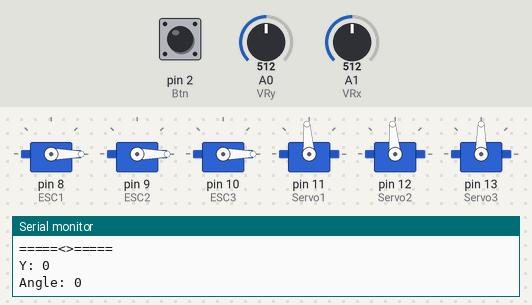
Bench run of a sketch on a simulated Arduino Mega 2560, built with avr-gcc and run on an emulated ATmega2560. Shown: 6 × servo, the last lines printed to the serial monitor. The test bench sets the inputs (shaded band); at power-on: A0 (VRy) = 512, A1 (VRx) = 512, pin 2 (Btn) HIGH.

Above: at 6.2 s.
6.3 s: A0 (VRy) set to 1023
At 7.5 s:
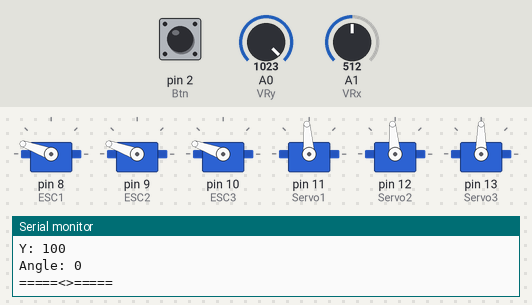
7.8 s: A1 (VRx) set to 586
At 8.5 s:
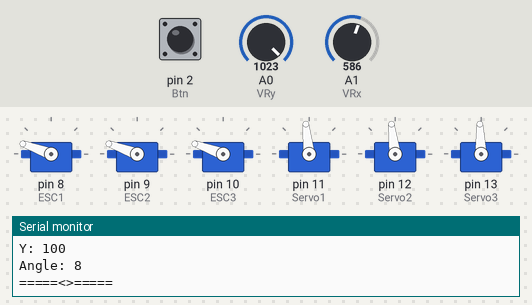
9.3 s: A1 (VRx) set to 606
At 10.5 s:
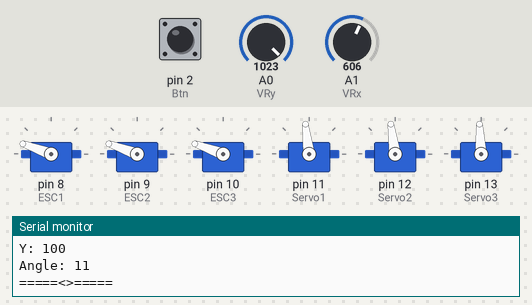
10.8 s: A0 (VRy) set to 900
At 11.6 s:
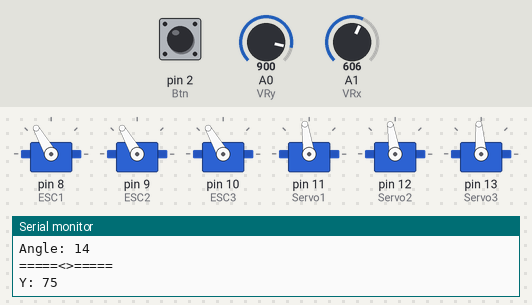
12.3 s: A1 (VRx) set to 716
At 13.5 s:
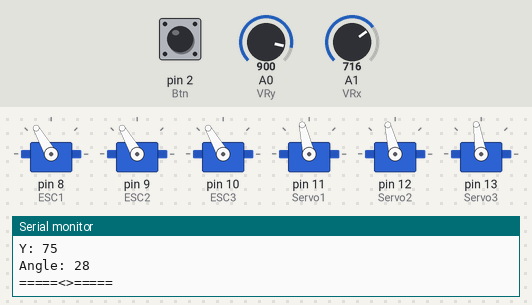
13.8 s: A0 (VRy) set to 716
At 14.6 s:
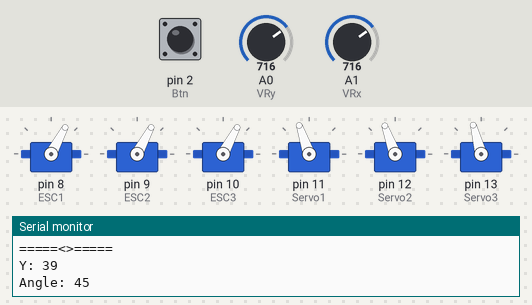
Timing chart, 0 to 16.3 s (numbered marks = the images above; inputs shaded):
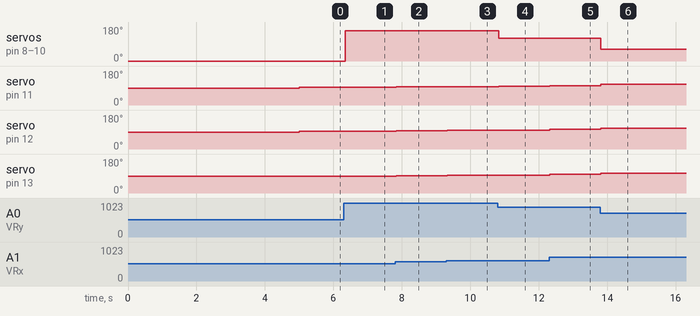

Measured:
- after the input at 6.3 s, servo on pin 8 (ESC1), servo on pin 9 (ESC2), servo on pin 10 (ESC3): 0° → 160° at once
- after the input at 7.8 s, servo on pin 11 (Servo1): 94° → 96° at once; servo on pin 12 (Servo2): 95° → 97° at once; servo on pin 13 (Servo3): 90° → 92° at once
- after the input at 9.3 s, servo on pin 11 (Servo1): 96° → 97° at once; servo on pin 12 (Servo2): 97° → 98° at once; servo on pin 13 (Servo3): 92° → 93° at once
- after the input at 10.8 s, servo on pin 8 (ESC1), servo on pin 9 (ESC2), servo on pin 10 (ESC3): 160° → 120° at once; servo on pin 11 (Servo1): 97° → 98° at once; servo on pin 12 (Servo2): 98° → 99° at once; servo on pin 13 (Servo3): 93° → 94° at once
- after the input at 12.3 s, servo on pin 11 (Servo1): 98° → 103° at once; servo on pin 12 (Servo2): 99° → 104° at once; servo on pin 13 (Servo3): 94° → 99° at once
- after the input at 13.8 s, servo on pin 8 (ESC1), servo on pin 9 (ESC2), servo on pin 10 (ESC3): 120° → 62° at once; servo on pin 11 (Servo1): 103° → 109° at once; servo on pin 12 (Servo2): 104° → 110° at once; servo on pin 13 (Servo3): 99° → 105° at once

The sketch:

boat_test.ino
```cpp
#include <Servo.h>
//#include <Arduino_MKRGPS.h>

Servo ESC1;
Servo ESC2;
Servo ESC3;
Servo Servo1;
Servo Servo2;
Servo Servo3;

int VRy = A0;
int VRx = A1;
int Btn = 2;

int xPos = 0;
int yPos = 0;
int isManual = 0;
int prevIsManual = isManual;
int x = 0;
//int y = 0;

bool IS_MANUAL_CONTROL = false;
char remoteInstruc[100];
String boatInstr = "";
char gpsCoords[100];
double lat, lon;

int y, angle, speed;
String y_str, angle_str;
String funcCall = "";
int num = 0;

void setup() {
    // Start the serial monitor on port 9600
    Serial.begin(9600);
    pinMode(LED_BUILTIN, OUTPUT);

    // Attach all 3 ESCs
    ESC1.attach(8, 1000, 2000);
    ESC2.attach(9, 1000, 2000);
    ESC3.attach(10, 1000, 2000);
    Servo1.attach(11);
    Servo2.attach(12);
    Servo3.attach(13);
    pinMode(VRx, INPUT);
    pinMode(VRy, INPUT);
    pinMode(Btn, INPUT_PULLUP);

    // Serial.println("[Starting up...]");
    // Calibrate Servos to be at 90 (in the middle)
    Servo1.write(90);
    Servo2.write(90);
    Servo3.write(90);
    // Calibrate the ESCs by holding 0 for 5 seconds.
    ESC1.write(0);
    ESC2.write(0);
    ESC3.write(0);
    delay(5000);

    //Initialize GPS coordinates
//    lat = GPS.latitude();
//    lon = GPS.longitude();

    // Serial.println("[Ready!]");
}

// Takes in a value "speed" from 0 to 100 (maps from 0 to 180)
void setSpeed(int speed) {
    speed = map(speed, 0, 100, 0, 160);
    ESC1.write(speed);
    ESC2.write(speed);
    ESC3.write(speed);
}

// Sets speed and a delay value "del" in milliseconds
void setSpeedWithDelay(int speed, int del) {
    setSpeed(speed);
    delay(del);
}

// 0: straight
void turn(int angle) {
    angle = map(angle, -90, 90, 60, 120);
    Servo1.write(angle + 4); // resetting for calibration
    Servo2.write(angle + 5);
    Servo3.write(angle);
}

void turnWithDelay(int angle, int del) {
    turn(angle);
    delay(del);
}

void turnAndSetSpeedWithDelay(int angle, int speed, int del) {
    turn(angle);
    setSpeed(speed);
    delay(del);
}

// Return GPS Coordinats and important IMU data (acceleration)
//void getGPSData() {
//    lat = GPS.latitude();
//    lon = GPS.longitude();
//}

void sendPacket() {
    String payload = String(lat) + " " + String(lon);
    payload.toCharArray(gpsCoords, 100);
    Serial1.write(gpsCoords, 100);
    memset(gpsCoords, 0, 100);
}

void getManualControlData() {
    xPos = analogRead(VRx);
    yPos = analogRead(VRy);
    prevIsManual = isManual;
    isManual = digitalRead(Btn);

    if (xPos > 500 && xPos < 530) xPos = 512;
    if (yPos < 530) yPos = 512;

    x = map(xPos, 0, 1023, -100, 100);
    y = map(yPos, 512, 1023, 0, 100);
    angle = atan2(y, x) * 180 / PI;
    angle = map(angle, 0, 180, 90, -90);

    if (y <= 0) angle = 0;

    if (prevIsManual == 0 && isManual == 1) {
        IS_MANUAL_CONTROL = !IS_MANUAL_CONTROL;
    }
}

void loop() {

    getManualControlData();
    turnAndSetSpeedWithDelay(angle, y, 50);
    Serial.print("Y: ");
    Serial.println(y);
    Serial.print("Angle: ");
    Serial.println(angle);
    Serial.println("=====<>=====");

    // Resets values
//    funcCall = y_str = angle_str = boatInstr = "";
//    num = 0;
//
//    Serial.readBytes(remoteInstruc, 100);
//
//    // Tests if received correct command
//    if(remoteInstruc[0] == 'F' || remoteInstruc[0] == 'T') {
//      if (remoteInstruc[0] == 'T')
//        IS_MANUAL_CONTROL = true;
//      else
//        IS_MANUAL_CONTROL = false;
//
//      for(int i = 2; i<100; i++) {
//        if(remoteInstruc[i]== '/') {
//          break;
//        }
//        boatInstr += remoteInstruc[i];
//      }
//    }
//
//    // Splits received command into function call and params
//    // "[function name] [param 1] [param 2] [...param n]"
//    for (int i=0; i<boatInstr.length(); i++) {
//      if(boatInstr[i] == ';') {
//        num++;
//        i++;
//      }
//      //Serial.println(num);
//      if(num == 0) {
//        funcCall += boatInstr[i];
//      } else if(num == 1){
//          angle_str += boatInstr[i];
//      } else if(num == 2) {
//          y_str += boatInstr[i];
//      } else {
//        break;
//      }
//    }
//
//    // Converts param to int if state changed
//    if (y_str != "")
//      y = y_str.toInt();
//    if (angle_str != "")
//      angle = angle_str.toInt();
//
//    // Displays current values
//    Serial.println("=====<>=====");
//    Serial.print("Manual Control: ");
//    Serial.println(IS_MANUAL_CONTROL);
//    Serial.println("Function: " + funcCall);
//    Serial.print("Y: ");
//    Serial.println(y);
//    Serial.print("Angle: ");
//    Serial.println(angle);
//    Serial.println("=====<>=====");
//
//    // If Manual Control, Execute received command
//    // TODO: Else, listen to pi for command
//    if (IS_MANUAL_CONTROL == true) {
//        turnAndSetSpeedWithDelay(angle, y, 50);
//    }
}
```
